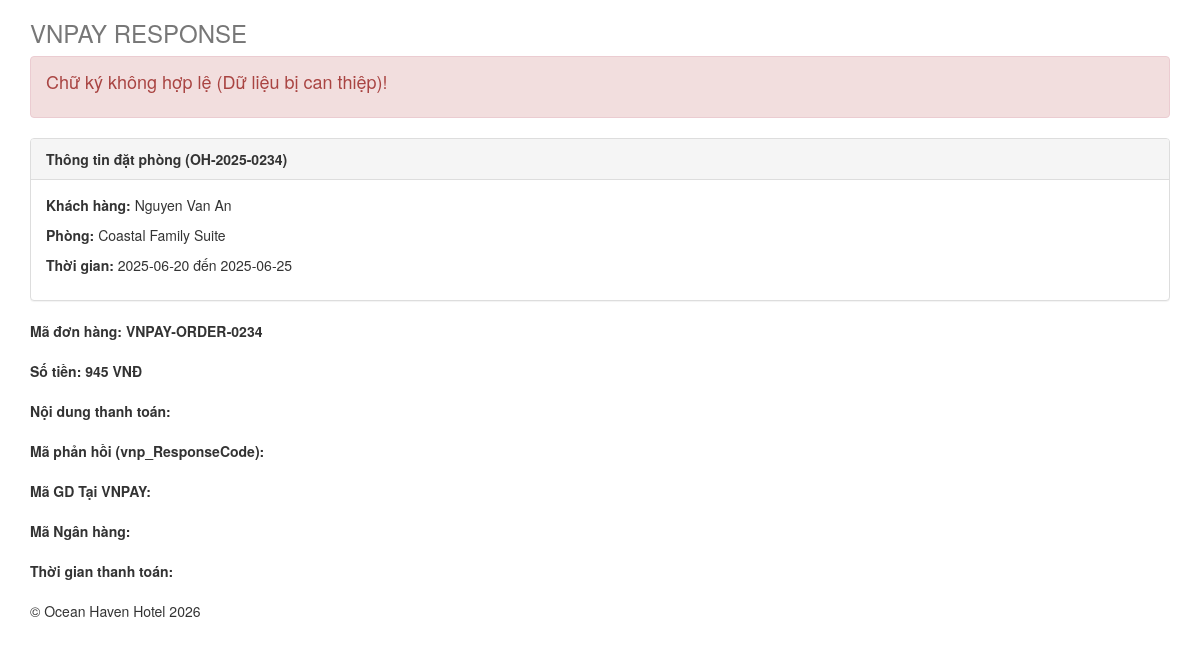
Page /vnpay_return.php?vnp_TxnRef=VNPAY-ORDER-0234 on the committed database.
### tables this page shows
CREATE TABLE PAYMENTS (
  id VARCHAR(36) PRIMARY KEY,
  booking_id VARCHAR(36) UNIQUE,
  payment_method VARCHAR(50),
  transaction_id VARCHAR(255) UNIQUE,
  vnpay_order_id VARCHAR(150) UNIQUE,   
  amount DECIMAL(15,2),
  status ENUM('Pending', 'Completed', 'Failed', 'Refunded') DEFAULT 'Pending',
  paid_at TIMESTAMP NULL DEFAULT NULL,
  FOREIGN KEY (booking_id) REFERENCES BOOKINGS(id) ON DELETE CASCADE
);

CREATE TABLE BOOKINGS (
  id VARCHAR(36) PRIMARY KEY,
  booking_code VARCHAR(50) UNIQUE,
  user_id VARCHAR(36),
  room_id VARCHAR(36),
  check_in DATE NOT NULL,
  check_out DATE NOT NULL,
  guest_count INT,
  guest_name VARCHAR(255),
  guest_email VARCHAR(255),
  guest_phone VARCHAR(20),
  special_requests TEXT,
  total_price DECIMAL(15,2),
  status ENUM('Pending', 'Confirmed', 'Completed', 'Cancelled') DEFAULT 'Pending',
  hold_expires_at TIMESTAMP NULL DEFAULT NULL,  
                                                
  create_at TIMESTAMP DEFAULT CURRENT_TIMESTAMP,
  FOREIGN KEY (user_id) REFERENCES USERS(id) ON DELETE SET NULL,
  FOREIGN KEY (room_id) REFERENCES ROOMS(id) ON DELETE SET NULL,
  CONSTRAINT chk_booking_dates CHECK (check_out > check_in),
  INDEX idx_room_dates (room_id, check_in, check_out),
  INDEX idx_status (status)
);

CREATE TABLE ROOMS (
  id VARCHAR(36) PRIMARY KEY,
  room_types_id VARCHAR(36),
  view_type_id VARCHAR(36),
  floor INT,
  name VARCHAR(255),
  rating DECIMAL(3,1) DEFAULT 0.0,
  review_count INT DEFAULT 0,
  size DECIMAL(10,2),
  max_guests INT NOT NULL,
  bed_type_id VARCHAR(36),
  bed_count INT,
  description TEXT,
  price DECIMAL(15,2) NOT NULL,
  is_active BOOLEAN DEFAULT TRUE,  
  FOREIGN KEY (room_types_id) REFERENCES ROOM_TYPES(id) ON DELETE SET NULL,
  FOREIGN KEY (view_type_id) REFERENCES VIEW_TYPES(id) ON DELETE SET NULL,
  FOREIGN KEY (bed_type_id) REFERENCES BED_TYPES(id) ON DELETE SET NULL
);

### config/vnpay-config.php (called while the page is built, shortened)
<?php
  $vnp_HashSecret = "FPD0CRXG3WIX3CEIIJ6TNEZH74E12K4R";

### vnpay_return.php (the view, shortened to what this page needs)
<?php
require_once __DIR__ . '/config/db-connection.php';
require_once __DIR__ . '/config/vnpay-config.php';
$inputData = array();
foreach ($_GET as $key => $value) {
    if (substr($key, 0, 4) == "vnp_") {
        $inputData[$key] = $value;
    }
}
$vnp_SecureHash = $_GET['vnp_SecureHash'] ?? '';
unset($inputData['vnp_SecureHash']);
ksort($inputData);
$i = 0;
$hashData = "";
foreach ($inputData as $key => $value) {
    if ($i == 1) {
        $hashData = $hashData . '&' . rawurlencode($key) . "=" . rawurlencode($value);
    } else {
        $hashData = $hashData . rawurlencode($key) . "=" . rawurlencode($value);
        $i = 1;
    }
}
$secureHash = hash_hmac('sha512', $hashData, $vnp_HashSecret);
$sigValid  = ($secureHash === $vnp_SecureHash);
$isSuccess = ($sigValid && isset($_GET['vnp_ResponseCode']) && $_GET['vnp_ResponseCode'] == '00');
$booking = null;
$orderId = $_GET['vnp_TxnRef'] ?? '';
if ($orderId) {
    $orderId_esc = mysqli_real_escape_string($conn, $orderId);
    $payRes = mysqli_query($conn,
        "SELECT p.*, b.booking_code, b.check_in, b.check_out, b.guest_name,
                b.guest_email, b.guest_phone, b.total_price, b.status AS booking_status,
                r.name AS room_name, r.price AS room_price
         FROM PAYMENTS p
         JOIN BOOKINGS b ON p.booking_id = b.id
         JOIN ROOMS    r ON b.room_id    = r.id
         WHERE p.vnpay_order_id = '$orderId_esc'
         LIMIT 1"
    );
    if ($payRes) {
        $booking = mysqli_fetch_assoc($payRes);
    }
}
$vnp_Amount     = isset($_GET['vnp_Amount']) ? ($_GET['vnp_Amount'] / 100) : 0;
$amountNum = (int)($booking['total_price'] ?? $vnp_Amount);
$amountVnd = number_format($amountNum, 0, ',', '.');
?>
<!DOCTYPE html>
<html lang="en">
    <head>
        <link href="https://cdn.jsdelivr.net/npm/bootstrap@3.4.1/dist/css/bootstrap.min.css" rel="stylesheet"/>
    </head>
    <body>
        <div class="container">
            <div class="header clearfix">
                <h3 class="text-muted">VNPAY RESPONSE</h3>
            </div>
            <div class="table-responsive">
                <div class="alert <?php echo $isSuccess ? 'alert-success' : 'alert-danger'; ?>" role="alert">
                    <h4>
                        <?php
                        if ($sigValid) {
                            if ($isSuccess) {
                                echo "Giao dịch thành công!";
                            } else {
                                echo "Giao dịch thất bại / Có lỗi xảy ra.";
                            }
                        } else {
                            echo "Chữ ký không hợp lệ (Dữ liệu bị can thiệp)!";
                        }
                        ?>
                    </h4>
                </div>
                <?php if ($booking): ?>
                    <div class="panel panel-default">
                        <div class="panel-heading"><b>Thông tin đặt phòng (<?php echo htmlspecialchars($booking['booking_code'] ?? ''); ?>)</b></div>
                        <div class="panel-body">
                            <p><b>Khách hàng:</b> <?php echo htmlspecialchars($booking['guest_name'] ?? ''); ?></p>
                            <p><b>Phòng:</b> <?php echo htmlspecialchars($booking['room_name'] ?? ''); ?></p>
                            <p><b>Thời gian:</b> <?php echo htmlspecialchars($booking['check_in'] ?? ''); ?> đến <?php echo htmlspecialchars($booking['check_out'] ?? ''); ?></p>
                        </div>
                    </div>
                <?php endif; ?>
                <div class="form-group">
                    <label>Mã đơn hàng:</label>
                    <label><?php echo htmlspecialchars($orderId); ?></label>
                </div>
                <div class="form-group">
                    <label>Số tiền:</label>
                    <label><?php echo $amountVnd; ?> VNĐ</label>
                </div>
                <div class="form-group">
                    <label>Nội dung thanh toán:</label>
                </div>
                <div class="form-group">
                    <label>Mã phản hồi (vnp_ResponseCode):</label>
                </div>
                <div class="form-group">
                    <label>Mã GD Tại VNPAY:</label>
                </div>
                <div class="form-group">
                    <label>Mã Ngân hàng:</label>
                </div>
                <div class="form-group">
                    <label>Thời gian thanh toán:</label>
                </div>
            </div>
            <footer class="footer">
                   <p>&copy; Ocean Haven Hotel <?php echo date('Y')?></p>
            </footer>
        </div>
    </body>
</html>

### rows in the picture
payments: booking.booking_code "OH-2025-0234", booking.guest_name "Nguyen Van An", rooms.name "Coastal Family Suite", booking.check_in "2025-06-20", booking.check_out "2025-06-25", booking.total_price "945"

### other values in the picture
$orderId "VNPAY-ORDER-0234"
